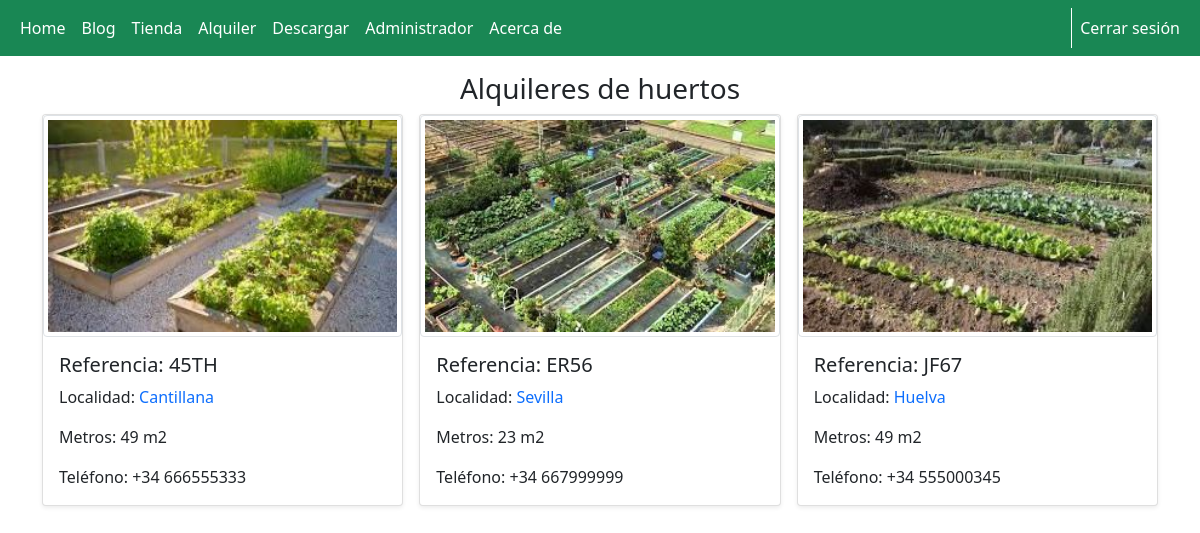
Page /alquiler.php (signed in) on the committed database.
### tables this page shows
CREATE TABLE `alquileres` (
  `id` int(11) NOT NULL,
  `referencia` varchar(25) NOT NULL,
  `localidad` varchar(50) NOT NULL,
  `metros` int(10) NOT NULL,
  `imagen` varchar(50) NOT NULL,
  `telefono` varchar(9) NOT NULL,
  `activa` int(1) NOT NULL
);

### config/conexion.php (called while the page is built, shortened)
<?php
Class Conexion extends Database {
    public function __construct() {
        $this->datos = "mysql:host=127.0.0.1;dbname=$this->dbname";
    }
    public function conexion() {
        try {
            $conn = new PDO($this->datos, $this->username, $this->password);
        } catch (PDOException $pe) {
            die("No se ha podido conectar con $this->dbname :" . $pe->getMessage());
        }
        return $conn;
    }
}

### config/funcionesAlquileres.php (called while the page is built, shortened)
<?php
require_once(__DIR__.'\conexion.php');
class FuncionesAlquileres{
    private $conexion;
    public function  __construct(){
        $bd = new Conexion;
        $this->conexion = $bd->conexion();
    }
    public function consultarAlquiler(){
        $sql = "SELECT * FROM `alquileres` WHERE `activa` = 1 ORDER BY referencia;";
        $query = $this->conexion -> prepare($sql);
        $query -> execute();
        $results = $query -> fetchAll(PDO::FETCH_OBJ);
        return $results;
    }
}

### alquiler.php (the view, shortened to what this page needs)
<?php
include('template/header.php');
if (isset($_SESSION['usuario']) && ($_SESSION['rol'] == '2' || $_SESSION['rol'] == '1')) {
    include 'config/funcionesAlquileres.php';
    $datos = new FuncionesAlquileres;
    $alquileres = $datos->consultarAlquiler();
?>
    <h3 class="text-center pt-3">Alquileres de huertos</h3>
    <div class="container">
        <div class="row row-cols-1 row-cols-sm-2 row-cols-md-3 g-3">
            <?php foreach ($alquileres as $alquiler) { ?>
                <div class="col">
                    <div class="card shadow-sm">
                        <?php
                        $imagen = "img/alquileres/" . $alquiler->imagen;
                        ?>
                        <img class="img-thumbnail img-fluid" src="<?php echo $imagen; ?>">
                        <div class="card-body">
                            <h5 class="card-title">Referencia: <?php echo strtoupper($alquiler->referencia); ?></h5>
                            <p class="card-text">Localidad: <a href="https://www.google.es/maps/place/<?php echo $alquiler->localidad; ?>" target="_blank" style="text-decoration:none"><?php echo $alquiler->localidad; ?></a></p>
                            <p class="card-text">Metros: <?php echo $alquiler->metros; ?> m2</p>
                            <p class="card-text">Teléfono: +34 <?php echo $alquiler->telefono; ?></p>
                        </div>
                    </div>
                </div>
            <?php } ?>
        </div>
    </div>
<?php
}
?>

### template/header.php (shortened to what this page needs)
<!DOCTYPE html>
<html lang="es">
<head>
    <link href="https://cdn.jsdelivr.net/npm/bootstrap@5.1.3/dist/css/bootstrap.min.css" rel="stylesheet" />
    <link rel="stylesheet" href="https://cdn.jsdelivr.net/npm/bootstrap-icons@1.8.1/font/bootstrap-icons.css" />
    <link rel="stylesheet" href="https://cdnjs.cloudflare.com/ajax/libs/font-awesome/4.7.0/css/font-awesome.min.css" />
</head>
<body>
    <nav class="navbar navbar-expand-sm navbar-dark bg-success">
        <div class="container-fluid">
            <div class="collapse navbar-collapse" id="menuID">
                <div class="navbar-nav">
                    <a class="nav-link active" aria-current="page" href="./">Home</a>
                    <a class="nav-link active" aria-current="page" href="blog.php">Blog</a>
                    <?php
                    if (isset($_SESSION['usuario']) && $_SESSION['rol'] == '2') {
                    ?>
                        <a class="nav-link active" aria-current="page" href="tienda.php">Tienda</a>
                        <a class="nav-link active" aria-current="page" href="alquiler.php">Alquiler</a>
                        <a class="nav-link active" aria-current="page" href="descargas.php">Descargar</a>
                    <?php
                    } else if (isset($_SESSION['usuario']) && $_SESSION['rol'] == '1') {
                    ?>
                        <a class="nav-link active" aria-current="page" href="tienda.php">Tienda</a>
                        <a class="nav-link active" aria-current="page" href="alquiler.php">Alquiler</a>
                        <a class="nav-link active" aria-current="page" href="descargas.php">Descargar</a>
                        <a class="nav-link active" aria-current="page" href="admin/">Administrador</a>
                    <?php
                    } else {
                    ?>
                        <a class="nav-link active" aria-current="page" href="login.php">Login</a>
                    <?php
                    }
                    ?>
                    <a class="nav-link active" aria-current="page" href="acerca.php">Acerca de</a>
                </div>
            </div>
            <div class="navbar-nav" style="float:left; border-left:1px solid white">
                <?php
                if (isset($_SESSION['usuario'])) {
                ?>
                    <a class="nav-link active d-none d-md-inline" aria-current="page" href="cerrarSesion.php">Cerrar sesión</a>
                <?php
                }
                ?>
            </div>
        </div>
    </nav>
</body>
</html>

### rows in the picture
alquileres: imagen (picture), referencia "45TH", localidad "Cantillana", metros "49", telefono "666555333"
alquileres: imagen (picture), referencia "ER56", localidad "Sevilla", metros "23", telefono "667999999"
alquileres: imagen (picture), referencia "JF67", localidad "Huelva", metros "49", telefono "555000345"
